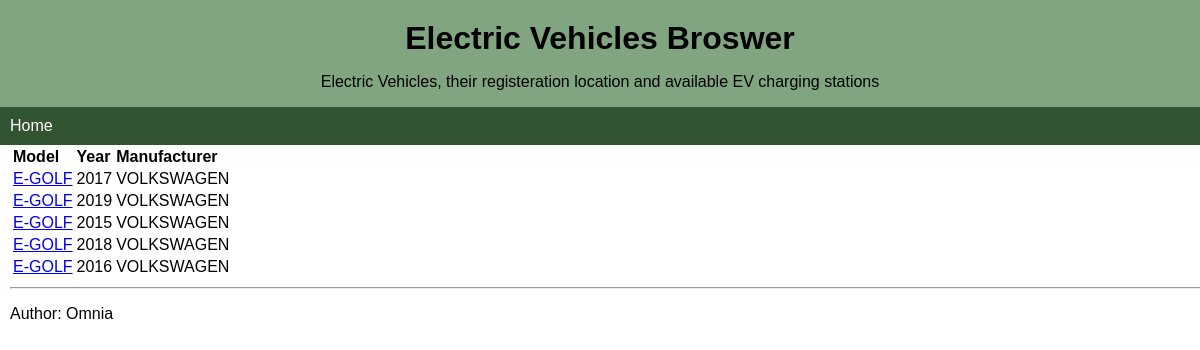
Page /makeVehicles/2221 on the committed database.
### api/models.py (models this page shows, shortened)
class VehicleModel(models.Model):
    vehicleModel = models.CharField(max_length=256, null=False, blank=False)
    modelYear = models.IntegerField(null=False, blank=False)
    vehicleMake = models.ForeignKey(VehicleMake, on_delete=models.DO_NOTHING)
    electricRange = models.ForeignKey(ElectricRange, on_delete=models.DO_NOTHING)
    vehicleType = models.ForeignKey(ElectricVehicleType, on_delete=models.DO_NOTHING)
    regLocation = models.ManyToManyField(Location, through="VehicleLocationLink")
    access = models.IntegerField(null=False, blank=False, default=0)
    class Meta:
        unique_together = ('vehicleModel', 'modelYear', 'vehicleMake', 'electricRange', 'vehicleType')

class VehicleMake(models.Model):
    vehicleMake = models.CharField(max_length=256, null=False, blank=False)
    def __str__(self):
        return self.vehicleMake

### api/views.py (the view)
# urls.py: path('makeVehicles/<int:id>', views.makeVehicles, name='makeVehicles'),
def makeVehicles(request, id):
    vehicleMake = VehicleMake.objects.get(id=id)
    vehicles = VehicleModel.objects.filter(vehicleMake=vehicleMake)
    return render(request, 'api/makeVehicles.html', {'vehicles': vehicles, 'vehicleMake': make})

### api/templates/api/makeVehicles.html
{% extends "./base.html" %}
    {% block content%}
        <table class="list">
            <tr><th>Model</th><th>Year</th><th>Manufacturer</th></tr>
            {% for vehicle in vehicles %}
                <tr><td><a href="/evehicle/{{ vehicle.id }}"> {{ vehicle.vehicleModel }} </a></td><td>{{ vehicle.modelYear }}</td><td>{{ vehicle.vehicleMake }}</td></tr>
            {% endfor %}
        </table>
    {% endblock %}

### api/static/css/styles.css (style rules this page uses)
body { font-family: sans-serif; margin: 0px; border: 0px; padding: 0px; }
.list { text-align: left; }

### rows in the picture
VehicleModel: vehicleModel "E-GOLF", modelYear "2017", vehicleMake "VOLKSWAGEN"
VehicleModel: vehicleModel "E-GOLF", modelYear "2019", vehicleMake "VOLKSWAGEN"
VehicleModel: vehicleModel "E-GOLF", modelYear "2015", vehicleMake "VOLKSWAGEN"
VehicleModel: vehicleModel "E-GOLF", modelYear "2018", vehicleMake "VOLKSWAGEN"
VehicleModel: vehicleModel "E-GOLF", modelYear "2016", vehicleMake "VOLKSWAGEN"
